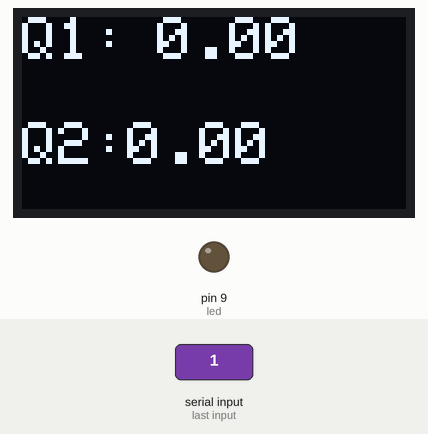
This sketch was run on a simulated Arduino Uno, built with avr-gcc and run on an emulated ATmega328P. Parts: 128×64 one-colour display, output pins drawn as LEDs (lit = HIGH). Inputs (shaded band) come from the test bench. What the sketch prints to the serial monitor is not drawn.

1.3 s: "1" received over the second serial link
Above: at 3.1 s.
3.8 s: "0" received over the second serial link
6.3 s: "2" received over the second serial link
Timing chart, 0 to 9.3 s (numbered marks = the images above; inputs shaded):
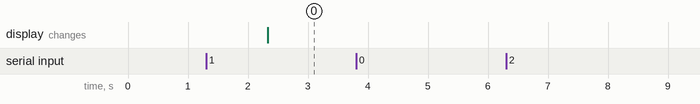

Measured:
- after the input at 1.3 s, the display: changes after 1.0 s (image 0)
- after the input at 3.8 s, every drawn part: stays the same
- after the input at 6.3 s, every drawn part: stays the same

The sketch:

Control_V5.ino
```cpp
//Oscar Chanax
//Proyecto

//libreria pantalla

#include <SPI.h>
#include <Wire.h>
#include <Adafruit_GFX.h>
#include <Adafruit_SSD1306.h>


#include <SoftwareSerial.h>                                                       //Libreria para Comunicación Serial

SoftwareSerial blut (10,11); //RX, TX


#define SCREEN_WIDTH 128 // OLED display width, in pixels
#define SCREEN_HEIGHT 64 // OLED display height, in pixels

#define OLED_RESET     -1
#define SCREEN_ADDRESS 0x3C


Adafruit_SSD1306 display(SCREEN_WIDTH, SCREEN_HEIGHT, &Wire, OLED_RESET);

int RxArduino = 11;                                                               //Configuración Pin Receptor
int TxArduino = 12;                                                               //Configuracion Pin Transmisor

int led = 9;


void setup() {

  if (!display.begin(SSD1306_SWITCHCAPVCC, SCREEN_ADDRESS)) {
    Serial.println(F("SSD1306 allocation failed"));
    for (;;); // Don't proceed, loop forever
  }
  display.clearDisplay();              //Limpia la pantalla

  pinMode(led, OUTPUT);
  blut.begin(9600);                                                                    //Inicializa comunicación Serial en 300 BPS
  Serial.begin(9600);                                                                 //Inicializa monitor Serial para visualizacion

  display.setTextColor(SSD1306_WHITE);        // Color de texto

}

void loop()
{


  if (blut.available() > 0)                   //>1 para que no se apage el led despues de enviar el dato por el monitor serie
  {


       //Lectura del dato en comunicacion Serial

      String dato = blut.readString();
Serial.println (dato);

/*
    String dato1 = " ";
    String dato2 = " ";
    String dato3 = " ";
    String dato4 = " ";
    String dato5 = " ";
    String dato6 = " ";
*/
    //Aqui separo los datos enviados
double q1, q2, a1, a2, Px, Py;
//NOTA IMPORTANTE LOS DATOS OBTENIDOS DEBEN TENER AL PUNTO COMO SEPARADOR DECIMAL PARA UNA CORRECTA CONVERSION A "DOUBLE"
// Separar los datos recibidos por comas
// Encontrar las posiciones de las comas
int comma1 = dato.indexOf(',');
int comma2 = dato.indexOf(',', comma1 + 1);
int comma3 = dato.indexOf(',', comma2 + 1);
int comma4 = dato.indexOf(',', comma3 + 1);
int comma5 = dato.indexOf(',', comma4 + 1);

// Extraer subcadenas y convertirlas a double
if (comma1 != -1 && comma2 != -1 && comma3 != -1 && comma4 != -1 && comma5 != -1) {
  q1 = dato.substring(0, comma1).toDouble();
  q2 = dato.substring(comma1 + 1, comma2).toDouble();
  a1 = dato.substring(comma2 + 1, comma3).toDouble();
  a2 = dato.substring(comma3 + 1, comma4).toDouble();
  Px = dato.substring(comma4 + 1, comma5).toDouble();
  Py = dato.substring(comma5 + 1).toDouble();
}

double total = a1+a2;
/*
int index1 = dato.indexOf(','); // Encuentra el índice del primer espacio en la cadena
int index2 = dato.indexOf(',', index1 + 1); // Encuentra el índice del segundo espacio en la cadena
int index3 = dato.indexOf(',', index2 + 1); // Encuentra el índice del tercer espacio en la cadena
int index4 = dato.indexOf(',', index3 + 1); // Encuentra el índice del cuarto espacio en la cadena
int index5 = dato.indexOf(',', index4 + 1); // Encuentra el índice del quinto espacio en la cadena


if (index1 != -1 && index2 != -1 && index3 != -1 && index4 != -1 && index5 != -1) { // Si se encuentran los seis espacios
  dato1 = dato.substring(0, index1); // La primera parte de la cadena hasta el primer espacio es el primer dato
  dato2 = dato.substring(index1 + 1, index2); // La segunda parte de la cadena entre el primer y segundo espacio es el segundo dato
  dato3 = dato.substring(index2 + 1, index3); // La tercera parte de la cadena entre el segundo y tercer espacio es el tercer dato
  dato4 = dato.substring(index3 + 1, index4); // La cuarta parte de la cadena entre el tercer y cuarto espacio es el cuarto dato
  dato5 = dato.substring(index4 + 1, index5); // La quinta parte de la cadena entre el cuarto y quinto espacio es el quinto dato
  dato6 = dato.substring(index5 + 1); // La sexta parte de la cadena después del quinto espacio es el sexto dato
}


*/


    /*
    double q1 = atof(dato1.c_str());
    double q2 = atof(dato2.c_str());
    double a1 = atof(dato3.c_str());
    double a2 = atof(dato4.c_str());
    double Px = atof(dato5.c_str());
    double Py = atof(dato6.c_str());

     */

//IMPRIMO LOS VALORES EN LA PANTALLA OLED

    display.clearDisplay();
    display.setTextSize (2);                     //tamaño de letras
    display.setCursor(0, 0);                     //Poscion del cursor
    display.print ("Q1: ");                //Impresion de hola mundo
    display.setCursor(0, 35);                     //Poscion del cursor
    display.print ("Q2: ");                //Impresion de hola mundo


     display.setTextSize (2);                     //tamaño de letras
    display.setCursor(45, 0);                     //Poscion del cursor
    display.print (q1);
    display.setCursor(35, 35);                     //Poscion del cursor
    display.print (q2);

    display.display();                          //imprime en pantalla


//IMPRIMO LOS VALORES EN EL MONITOS SERIAL
    Serial.print ("Q1: ");
    Serial.print (q1);
    Serial.print ("||");
    Serial.print ("Q2: ");
    Serial.print (q2);
    Serial.print ("||");
   Serial.print ("a1: ");
    Serial.print (a1);
    Serial.print ("||");
    Serial.print ("a2: ");
    Serial.print (a2);
    Serial.print ("||");
    Serial.print ("Px: ");
    Serial.print (Px);
    Serial.print ("||");
    Serial.print ("Py: ");
    Serial.println (Py);
    Serial.print ("||");
    Serial.print ("Py+Px: ");
    Serial.println (total);
  }

}
```
